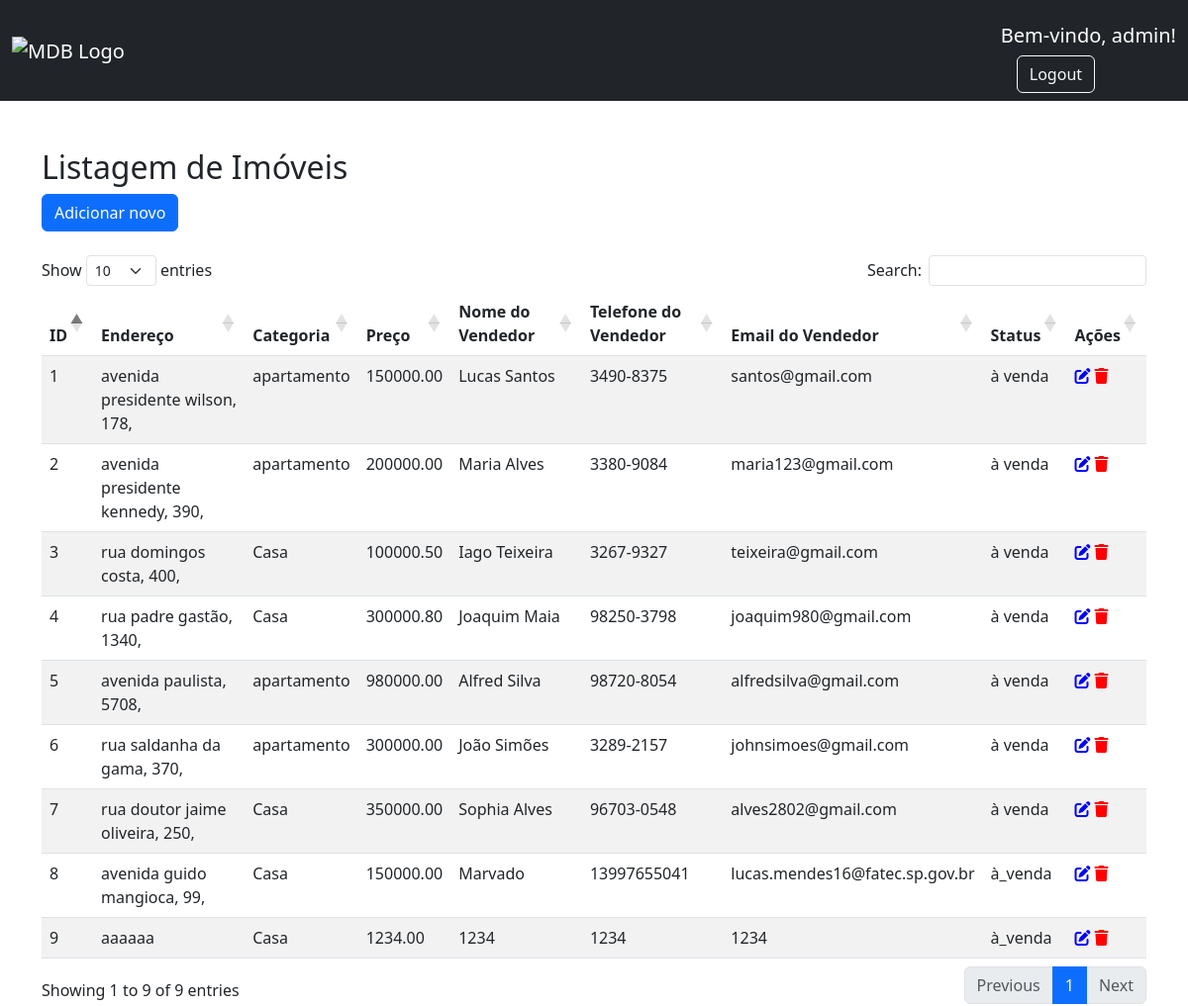
/users.php (signed in), run on the app's committed database.
### tables this page shows
CREATE TABLE `imoveis` (
  `id` int(20) NOT NULL,
  `cidade` varchar(100) NOT NULL,
  `endereco` varchar(255) NOT NULL,
  `categoria` varchar(50) DEFAULT NULL,
  `preco` decimal(10,2) NOT NULL,
  `nome_vendedor` varchar(255) NOT NULL,
  `telefone_vendedor` varchar(20) NOT NULL,
  `email_vendedor` varchar(255) NOT NULL,
  `status` varchar(30) DEFAULT NULL,
  `foto` varchar(255) NOT NULL
);

### users.php (the view, shortened to what this page needs)
<!DOCTYPE html>
<html>
<head>
    <link href="https://cdn.jsdelivr.net/npm/bootstrap@5.3.0/dist/css/bootstrap.min.css" rel="stylesheet">
    <link href="https://cdn.datatables.net/1.13.6/css/dataTables.bootstrap5.min.css" rel="stylesheet">
    <link rel="stylesheet" href="https://cdnjs.cloudflare.com/ajax/libs/font-awesome/6.4.2/css/all.min.css" />
</head>
<body>
    <?php
    $nomeUsuario = $_SESSION["nomeUsuario"];
    if ($nomeUsuario != null) {
    ?>
    <nav class="navbar navbar-expand-lg navbar-dark bg-dark">
        <div class="container-fluid">
            <div class="collapse navbar-collapse" id="navbarSupportedContent">
                <a class="navbar-brand mt-2 mt-lg-0" href="#">
                    <img
                        src="/fastimoveis/assets/logo.webp"
                        height="15"
                        alt="MDB Logo"
                        loading="lazy"
                    />
                </a>
            </div>
            <div class="d-flex align-items-center">
                <a class="text-reset me-3" href="#">
                    <i class="fas fa-shopping-cart"></i>
                </a>
                <div class="dropdown">
                    <a>
                        <h5 class="mt-3" style="color: white;">Bem-vindo, <?= $nomeUsuario ?>!</h5>
                    </a>
                    <div class="ms-3">
                        <a href="logout.php" class="btn btn-outline-light">Logout</a>
                    </div>
                </div>
            </div>
        </div>
    </nav>
    <div class="container">
        <h2 class="mt-5">Listagem de Imóveis</h2>
        <button type="button" class="btn btn-primary" data-bs-toggle="modal" data-bs-target="#addModal">
            Adicionar novo
        </button>
        <br>
        <br>
        <table id="imoveisTable" class="table table-striped">
            <thead>
                <tr>
                    <th>ID</th>
                    <th>Endereço</th>
                    <th>Categoria</th>
                    <th>Preço</th>
                    <th>Nome do Vendedor</th>
                    <th>Telefone do Vendedor</th>
                    <th>Email do Vendedor</th>
                    <th>Status</th>
                    <th>Ações</th>
                </tr>
            </thead>
            <tbody>
                <?php
                try {
                    $conn = new PDO("mysql:host=localhost;dbname=fastimoveis;charset=utf8", "root", "");
                    $query = "SELECT * FROM imoveis";
                    $stmt = $conn->query($query);
                    while ($row = $stmt->fetch(PDO::FETCH_ASSOC)) {
                ?>
                    <tr>
                        <td><?= $row['id'] ?></td>
                        <td><?= $row['endereco'] ?></td>
                        <td><?= $row['categoria'] ?></td>
                        <td><?= $row['preco'] ?></td>
                        <td><?= $row['nome_vendedor'] ?></td>
                        <td><?= $row['telefone_vendedor'] ?></td>
                        <td><?= $row['email_vendedor'] ?></td>
                        <td><?= $row['status'] ?></td>
                        <td>
                            <i class="edit-icon icon-button" data-bs-toggle="modal" data-bs-target="#editModal<?= $row['id'] ?>">
                                <i class="fas fa-edit"></i>
                            </i>
                            <i class="delete-icon" type="button" class="btn btn-icon btn-danger" onclick="deleteRecord(<?= $row['id'] ?>)">
                                <i class="fas fa-trash"></i>
                            </i>
                        </td>
                    </tr>
                <?php
                    }
                } catch (PDOException $e) {
                    echo "Error: " . $e->getMessage();
                }
                ?>
            </tbody>
        </table>
    </div>
</body>
<?php }  ?>
</html>

### users.php (style rules this page uses)
.edit-icon { color: blue; }
.delete-icon { color: red; }
.icon-button { cursor: pointer; transition: color 0.2s; }

### data on the page
imoveis: id "1", endereco "avenida presidente wilson, 178,", categoria "apartamento", preco "150000.00", nome_vendedor "Lucas Santos", telefone_vendedor "3490-8375", email_vendedor "santos@gmail.com", status "à venda"
imoveis: id "2", endereco "avenida presidente kennedy, 390,", categoria "apartamento", preco "200000.00", nome_vendedor "Maria Alves", telefone_vendedor "3380-9084", email_vendedor "maria123@gmail.com", status "à venda"
imoveis: id "3", endereco "rua domingos costa, 400,", categoria "Casa", preco "100000.50", nome_vendedor "Iago Teixeira", telefone_vendedor "3267-9327", email_vendedor "teixeira@gmail.com", status "à venda"
imoveis: id "4", endereco "rua padre gastão, 1340,", categoria "Casa", preco "300000.80", nome_vendedor "Joaquim Maia", telefone_vendedor "98250-3798", email_vendedor "joaquim980@gmail.com", status "à venda"
imoveis: id "5", endereco "avenida paulista, 5708,", categoria "apartamento", preco "980000.00", nome_vendedor "Alfred Silva", telefone_vendedor "98720-8054", email_vendedor "alfredsilva@gmail.com", status "à venda"
imoveis: id "6", endereco "rua saldanha da gama, 370,", categoria "apartamento", preco "300000.00", nome_vendedor "João Simões", telefone_vendedor "3289-2157", email_vendedor "johnsimoes@gmail.com", status "à venda"
imoveis: id "7", endereco "rua doutor jaime oliveira, 250,", categoria "Casa", preco "350000.00", nome_vendedor "Sophia Alves", telefone_vendedor "96703-0548", email_vendedor "alves2802@gmail.com", status "à venda"
imoveis: id "8", endereco "avenida guido mangioca, 99,", categoria "Casa", preco "150000.00", nome_vendedor "Marvado", telefone_vendedor "13997655041", email_vendedor "lucas.mendes16@fatec.sp.gov.br", status "à_venda"
imoveis: id "9", endereco "aaaaaa", categoria "Casa", preco "1234.00", nome_vendedor "1234", telefone_vendedor "1234", email_vendedor "1234", status "à_venda"

### other printed values
$nomeUsuario "admin"
